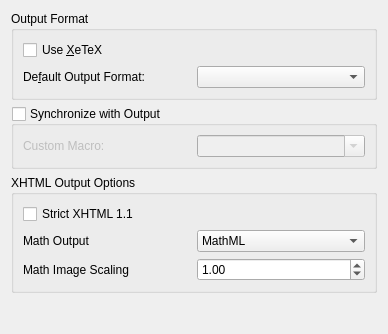
<ui version="4.0" >
 <class>OutputUi</class>
 <widget class="QWidget" name="OutputUi" >
  <property name="geometry" >
   <rect>
    <x>0</x>
    <y>0</y>
    <width>388</width>
    <height>334</height>
   </rect>
  </property>
  <property name="windowTitle" >
   <string>Form</string>
  </property>
  <layout class="QVBoxLayout" name="verticalLayout" >
   <item>
    <widget class="QGroupBox" name="outputFormatGB" >
     <property name="title" >
      <string>Output Format</string>
     </property>
     <property name="flat" >
      <bool>true</bool>
     </property>
     <layout class="QGridLayout" >
      <property name="margin" >
       <number>9</number>
      </property>
      <property name="spacing" >
       <number>6</number>
      </property>
      <item row="1" column="0" >
       <layout class="QHBoxLayout" >
        <property name="spacing" >
         <number>6</number>
        </property>
        <property name="margin" >
         <number>0</number>
        </property>
        <item>
         <widget class="QLabel" name="defaultFormatLA" >
          <property name="toolTip" >
           <string>Specify the default output format (for view/update)</string>
          </property>
          <property name="text" >
           <string>De&amp;fault Output Format:</string>
          </property>
          <property name="buddy" >
           <cstring>defaultFormatCO</cstring>
          </property>
         </widget>
        </item>
        <item>
         <widget class="QComboBox" name="defaultFormatCO" >
          <property name="toolTip" >
           <string>Specify the default output format (for view/update)</string>
          </property>
         </widget>
        </item>
       </layout>
      </item>
      <item row="0" column="0" >
       <widget class="QCheckBox" name="xetexCB" >
        <property name="toolTip" >
         <string>Use the XeTeX processing engine</string>
        </property>
        <property name="text" >
         <string>Use &amp;XeTeX</string>
        </property>
       </widget>
      </item>
     </layout>
    </widget>
   </item>
   <item>
    <widget class="QGroupBox" name="outputsyncCB" >
     <property name="toolTip" >
      <string>Enable forward/reverse search (e.g., SyncTeX)</string>
     </property>
     <property name="title" >
      <string>Synchronize with Output</string>
     </property>
     <property name="flat" >
      <bool>true</bool>
     </property>
     <property name="checkable" >
      <bool>true</bool>
     </property>
     <property name="checked" >
      <bool>false</bool>
     </property>
     <layout class="QVBoxLayout" name="verticalLayout_2" >
      <item>
       <layout class="QHBoxLayout" name="horizontalLayout" >
        <item>
         <widget class="QLabel" name="label" >
          <property name="text" >
           <string>Custom Macro:</string>
          </property>
         </widget>
        </item>
        <item>
         <widget class="QComboBox" name="synccustomCB" >
          <property name="toolTip" >
           <string>Custom LaTeX preamble macro</string>
          </property>
          <property name="editable" >
           <bool>true</bool>
          </property>
         </widget>
        </item>
       </layout>
      </item>
     </layout>
    </widget>
   </item>
   <item>
    <widget class="QGroupBox" name="xhtmlGB" >
     <property name="title" >
      <string>XHTML Output Options</string>
     </property>
     <property name="flat" >
      <bool>true</bool>
     </property>
     <layout class="QGridLayout" name="outGridLayout" >
      <item row="0" column="0" colspan="2" >
       <widget class="QCheckBox" name="strictCB" >
        <property name="font" >
         <font>
          <weight>50</weight>
          <bold>false</bold>
         </font>
        </property>
        <property name="toolTip" >
         <string>Whether to comply strictly with XHTML 1.1.</string>
        </property>
        <property name="text" >
         <string>Strict XHTML 1.1</string>
        </property>
       </widget>
      </item>
      <item row="1" column="0" >
       <widget class="QLabel" name="mathoutLA" >
        <property name="font" >
         <font>
          <weight>50</weight>
          <bold>false</bold>
         </font>
        </property>
        <property name="text" >
         <string>Math Output</string>
        </property>
       </widget>
      </item>
      <item row="1" column="1" >
       <widget class="QComboBox" name="mathoutCB" >
        <property name="font" >
         <font>
          <weight>50</weight>
          <bold>false</bold>
         </font>
        </property>
        <property name="toolTip" >
         <string>Format to use for math output.</string>
        </property>
        <item>
         <property name="text" >
          <string>MathML</string>
         </property>
        </item>
        <item>
         <property name="text" >
          <string>HTML</string>
         </property>
        </item>
        <item>
         <property name="text" >
          <string>Images</string>
         </property>
        </item>
        <item>
         <property name="text" >
          <string>LaTeX</string>
         </property>
        </item>
       </widget>
      </item>
      <item row="2" column="0" >
       <widget class="QLabel" name="mathimgLA" >
        <property name="font" >
         <font>
          <weight>50</weight>
          <bold>false</bold>
         </font>
        </property>
        <property name="text" >
         <string>Math Image Scaling</string>
        </property>
       </widget>
      </item>
      <item row="2" column="1" >
       <widget class="QDoubleSpinBox" name="mathimgSB" >
        <property name="font" >
         <font>
          <weight>50</weight>
          <bold>false</bold>
         </font>
        </property>
        <property name="toolTip" >
         <string>Scaling factor for images used for math output.</string>
        </property>
        <property name="minimum" >
         <double>0.100000000000000</double>
        </property>
        <property name="maximum" >
         <double>10.000000000000000</double>
        </property>
        <property name="singleStep" >
         <double>0.100000000000000</double>
        </property>
        <property name="value" >
         <double>1.000000000000000</double>
        </property>
       </widget>
      </item>
     </layout>
    </widget>
   </item>
   <item>
    <spacer name="verticalSpacer" >
     <property name="orientation" >
      <enum>Qt::Vertical</enum>
     </property>
     <property name="sizeHint" stdset="0" >
      <size>
       <width>20</width>
       <height>40</height>
      </size>
     </property>
    </spacer>
   </item>
  </layout>
 </widget>
 <includes>
  <include location="local" >qt_i18n.h</include>
 </includes>
 <resources/>
 <connections/>
</ui>
